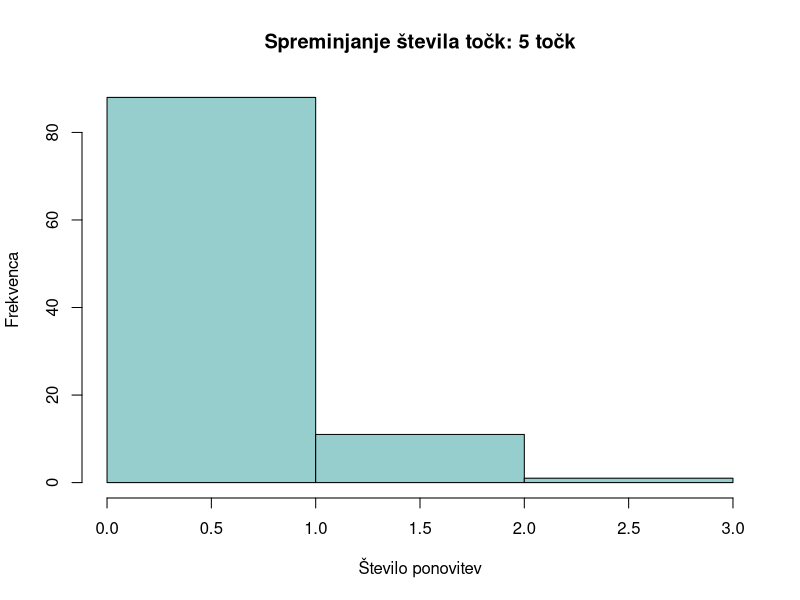
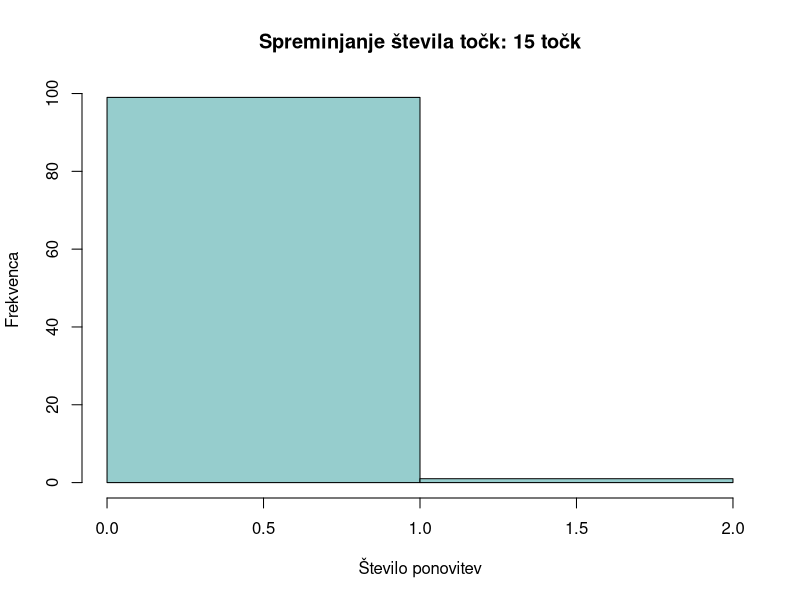
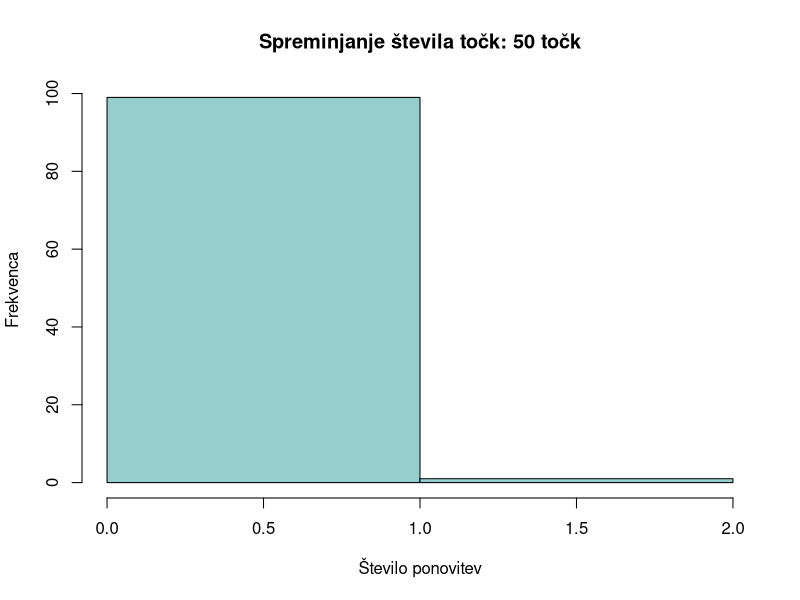
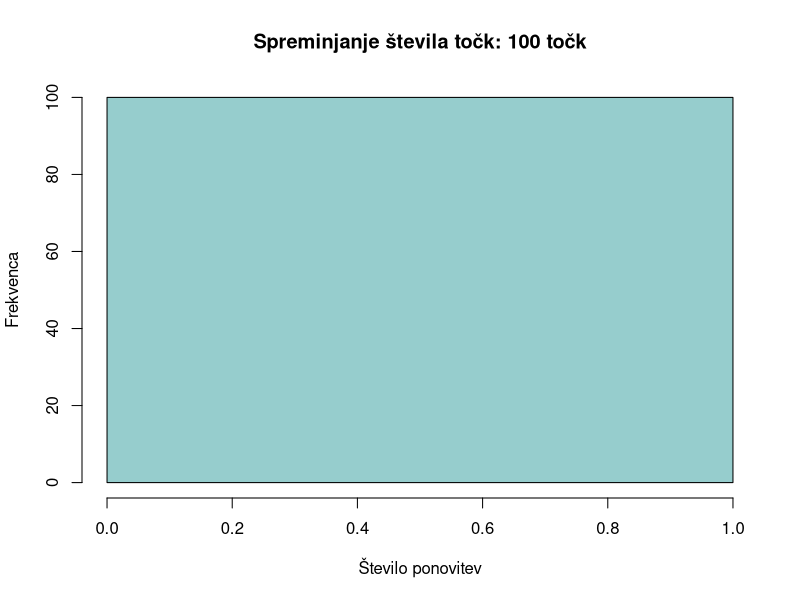
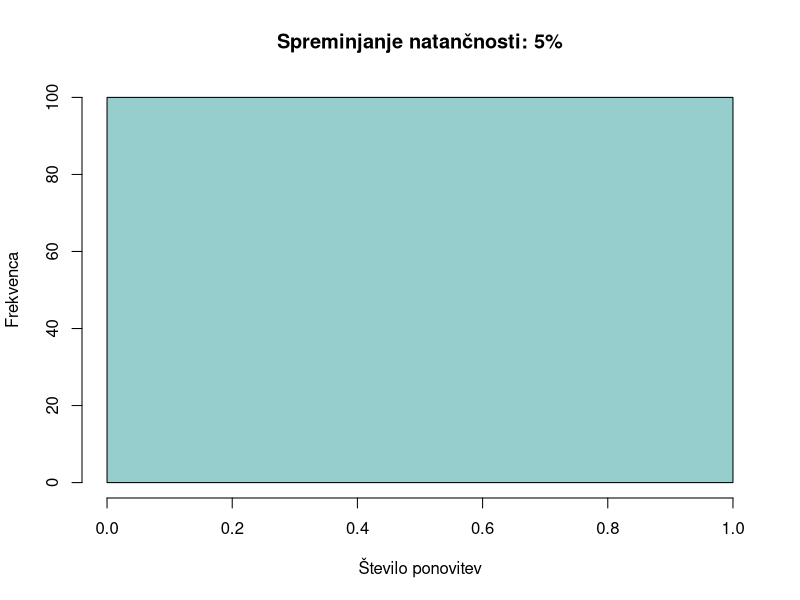
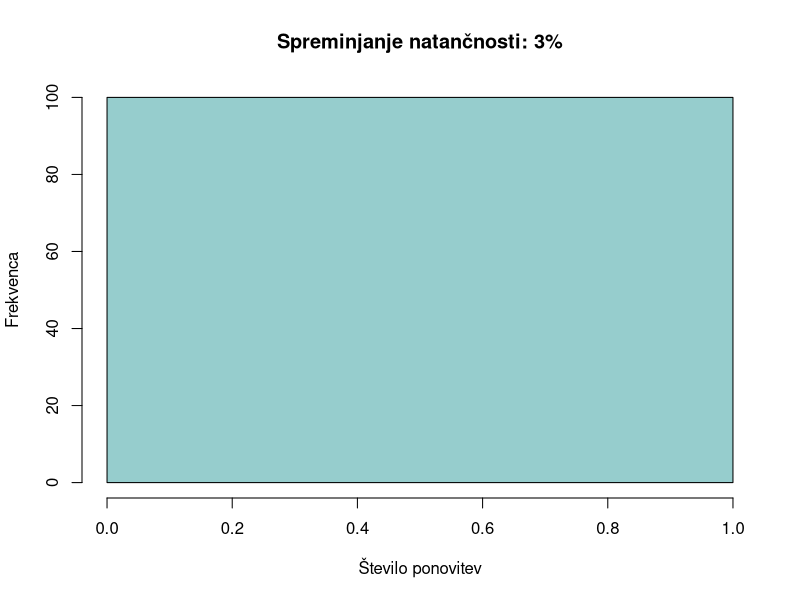
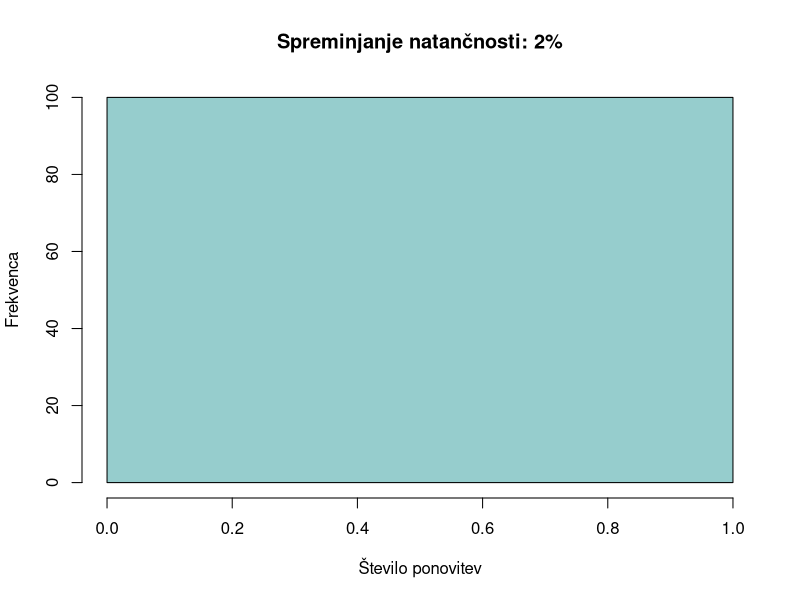
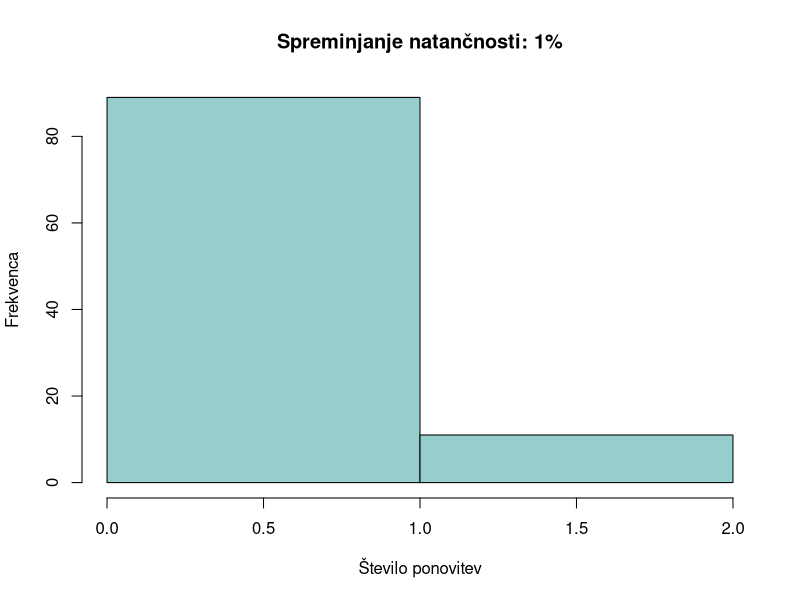

Here is the R script that generated these plots, in order:
library(phangorn)

#Algoritem funkcije F

#Izračuna pričakovano vrednost naključne projekcije, ki
#je odvisna le od dimenzije prostora.

#Vhod: dimenzija prostora označena z d
#Izhod: pričakovana vrednost naključne projekcije

F <- function(d) {
  dfactorial(d-2) / dfactorial(d-1) * sqrt(2/pi)
}

#Algoritem za naključen vektor

#Ustvari naključen vektor dimenzije 2, pri čemer sta
#njegovi komponenti porazdeljeni z normalno porazdelitvijo
#N(0, 1) in ju izračunamo z Box-Mullerjevo metodo.

#Vhod:
#Izhod: naključen vektor dimenzije 2

Nakljucen_vektor <- function() {
  U <- runif(1)
  V <- runif(1)
  M <- sqrt(-2*log(U)) * cos(2*pi*V)
  N <- sqrt(-2*log(U)) * sin(2*pi*V)
  return(c(M,N)/norm(c(M,N), type="2"))
}

#Algoritem za izračun približka razdalje povprečne razdalje med točkami

#Izračuna približek povprečne razdalje med točkami v matriki S.

#Vhod: tabela točk oz. matrika S, zahtevana natančnost e
#Izhod: približek povprečne razdalje med pari točk v S

Priblizek_povprecne_razdalje <- function(S, e=0.1) {
  d <- ncol(S)
  n <- nrow(S)
  f <- F(d)
  m <- ceiling(1/e^2)
  skupna_razdalja <- 0
  #  print(list(n,d,f,m))
  for (i in 1:m) {
    r <- Nakljucen_vektor()
    S_r <- sort(S %*% r)
    skupna_razdalja <- skupna_razdalja + sum(S_r * seq(1-n, n-1, 2))
  }
  return(2*skupna_razdalja/(f*n^2*m))
}

#Algoritem za izračun točne povprečne razdalje med točkami

#Izračuna točno povprečno razdaljo med točkami v matriki S.

#Vhod: tabela točk oz. matrika S
#Izhod: povprečna razdalja med pari točk v S

Tocna_povprecna_razdalja <- function(S) {
  s <- 0
  n <- dim(S)[1]
  for (i in 1:(n-1)){
    for (j in (i+1):n){
      s <- s + sqrt(sum((S[i,] - S[j,])^2))
    }
  }
  povprecna_razdalja <- 2*s/(n^2)
  return(list(povprecna_razdalja))
}

#Generiranje naključnih točk

Nakljucne_tocke <- function(b = 20, c = -100.0, d = 100.0) {
  stevilo_tock <- b
  S <- matrix(runif(2*stevilo_tock, c, d),
              nrow=stevilo_tock, ncol=2)
  return(S)
}

#Koliko ponovitev je potrebnih za želeno natančnost

Test_natancnosti <- function(S, napaka) {
  tocna <- as.numeric(Tocna_povprecna_razdalja(S))
  priblizek <- 0
  priblizek2 <- 0
  stevec <- 0
  while (abs((priblizek/tocna) - 1) > napaka && stevec < 50) {
    stevec <- stevec + 1
    priblizek2 <- priblizek2 + Priblizek_povprecne_razdalje(S)
    priblizek <- priblizek2/stevec
  }
  return(stevec)
}

#Vrne vektor s številom ponovitev v 100 različnih ponovitvah testa natančnosti

Test <- function(S, napaka = 0.02, dolzina = 100) {
  stevci <- c()
  for (i in 1:dolzina) {
    stevci[i] <- Test_natancnosti(S, napaka)
  }
  return(stevci)
}


#Preizkusi

#1.) Spreminjanje števila točk

pet_tock <- Nakljucne_tocke(5)
petnajst_tock <- Nakljucne_tocke(15)
petdeset_tock <- Nakljucne_tocke(50)
sto_tock <- Nakljucne_tocke(100)

napaka <- 0.02
 
test5 <- Test(pet_tock, napaka)
test15 <- Test(petnajst_tock, napaka)
test50 <- Test(petdeset_tock, napaka)
test100 <- Test(sto_tock, napaka)
 
hist(test5, breaks=c(0:max(test5)),main='Spreminjanje števila točk: 5 točk',xlab='Število ponovitev',ylab='Frekvenca', col='paleturquoise3')
hist(test15, breaks=c(0:max(test15)),main='Spreminjanje števila točk: 15 točk',xlab='Število ponovitev',ylab='Frekvenca', col='paleturquoise3')
hist(test50, breaks=c(0:max(test50)),main='Spreminjanje števila točk: 50 točk',xlab='Število ponovitev',ylab='Frekvenca', col='paleturquoise3')
hist(test100, breaks=c(0:max(test100)),main='Spreminjanje števila točk: 100 točk',xlab='Število ponovitev',ylab='Frekvenca', col='paleturquoise3')

#aggregate(data.frame(count = test5), list(value = test5), length)


#2.) Spreminjanje števila točk

napaka1 <- 0.05
napaka2 <- 0.03
napaka3 <- 0.02
napaka4 <- 0.01

tocke <- Nakljucne_tocke(10)

test1 <- Test(tocke, napaka1)
test2 <- Test(tocke, napaka2)
test3 <- Test(tocke, napaka3)
test4 <- Test(tocke, napaka4)

hist(test1, breaks=c(0:max(test1)),main='Spreminjanje natančnosti: 5%',xlab='Število ponovitev',ylab='Frekvenca', col='paleturquoise3')
hist(test2, breaks=c(0:max(test2)),main='Spreminjanje natančnosti: 3%',xlab='Število ponovitev',ylab='Frekvenca', col='paleturquoise3')
hist(test3, breaks=c(0:max(test3)),main='Spreminjanje natančnosti: 2%',xlab='Število ponovitev',ylab='Frekvenca', col='paleturquoise3')
hist(test4, breaks=c(0:max(test4)),main='Spreminjanje natančnosti: 1%',xlab='Število ponovitev',ylab='Frekvenca', col='paleturquoise3')
